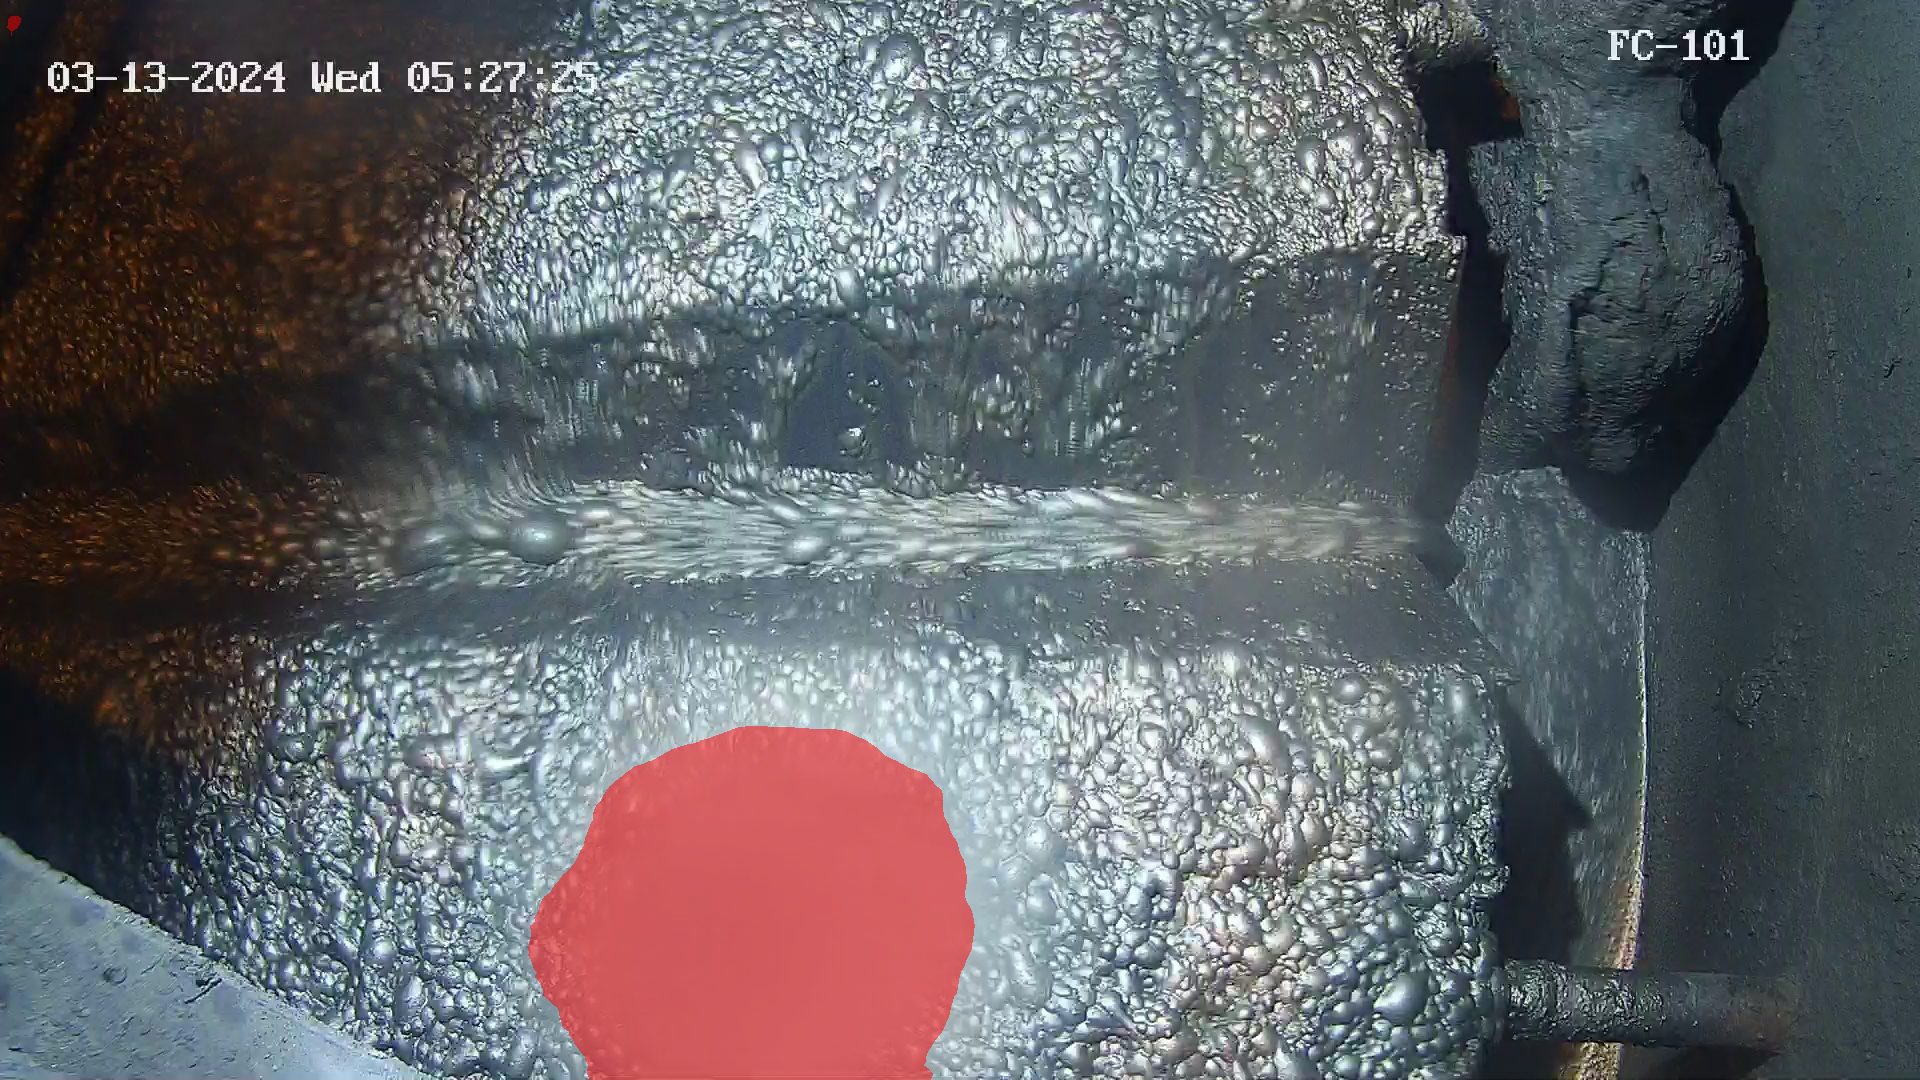

Python code for this plot:
import os
import sys
import cv2
import numpy as np
import time
import torch
import torch.nn as nn
from torchvision import transforms
import matplotlib.pyplot as plt

class DoubleConv(nn.Module):
    def __init__(self, in_channels, out_channels):
        super(DoubleConv, self).__init__()
        self.double_conv = nn.Sequential(
            nn.Conv2d(in_channels, out_channels, kernel_size=3, padding=1),
            nn.BatchNorm2d(out_channels),
            nn.ReLU(inplace=True),
            nn.Conv2d(out_channels, out_channels, kernel_size=3, padding=1),
            nn.BatchNorm2d(out_channels),
            nn.ReLU(inplace=True)
        )

    def forward(self, x):
        return self.double_conv(x)

class UNet(nn.Module):
    def __init__(self, n_channels, n_classes):
        super(UNet, self).__init__()
        self.inc = DoubleConv(n_channels, 32)
        self.down1 = nn.Sequential(nn.MaxPool2d(2), DoubleConv(32, 64))
        self.down2 = nn.Sequential(nn.MaxPool2d(2), DoubleConv(64, 128))
        self.down3 = nn.Sequential(nn.MaxPool2d(2), DoubleConv(128, 256))
        self.down4 = nn.Sequential(nn.MaxPool2d(2), DoubleConv(256, 512))
        self.up1 = nn.ConvTranspose2d(512, 256, kernel_size=2, stride=2)
        self.conv1 = DoubleConv(512, 256)
        self.up2 = nn.ConvTranspose2d(256, 128, kernel_size=2, stride=2)
        self.conv2 = DoubleConv(256, 128)
        self.up3 = nn.ConvTranspose2d(128, 64, kernel_size=2, stride=2)
        self.conv3 = DoubleConv(128, 64)
        self.up4 = nn.ConvTranspose2d(64, 32, kernel_size=2, stride=2)
        self.conv4 = DoubleConv(64, 32)
        self.outc = nn.Conv2d(32, n_classes, kernel_size=1)

    def forward(self, x):
        x1 = self.inc(x)
        x2 = self.down1(x1)
        x3 = self.down2(x2)
        x4 = self.down3(x3)
        x5 = self.down4(x4)
        x = self.up1(x5)
        x = torch.cat([x, x4], dim=1)
        x = self.conv1(x)
        x = self.up2(x)
        x = torch.cat([x, x3], dim=1)
        x = self.conv2(x)
        x = self.up3(x)
        x = torch.cat([x, x2], dim=1)
        x = self.conv3(x)
        x = self.up4(x)
        x = torch.cat([x, x1], dim=1)
        x = self.conv4(x)
        logits = self.outc(x)
        return logits

def local_binary_pattern_custom(image, P=8, R=1):
    lbp = np.zeros_like(image, dtype=np.uint8)
    neighbors = [
        (0, 1), (1, 1), (1, 0), (1, -1),
        (0, -1), (-1, -1), (-1, 0), (-1, 1)
    ]

    for i, (dy, dx) in enumerate(neighbors):
        shifted = np.roll(np.roll(image, dy, axis=0), dx, axis=1)
        lbp |= ((shifted >= image) << (P - 1 - i)).astype(np.uint8)

    return lbp


def extract_aberration_features(image):
    gray = cv2.cvtColor(image, cv2.COLOR_RGB2GRAY)

    laplacian = cv2.Laplacian(gray, cv2.CV_64F)
    laplacian = np.absolute(laplacian)
    laplacian = (laplacian - laplacian.min()) / (laplacian.max() - laplacian.min())

    sobelx = cv2.Sobel(gray, cv2.CV_64F, 1, 0)
    sobely = cv2.Sobel(gray, cv2.CV_64F, 0, 1)
    sobel = np.hypot(sobelx, sobely)
    sobel = (sobel - sobel.min()) / (sobel.max() - sobel.min())

    lbp = local_binary_pattern_custom(gray)
    lbp = (lbp - lbp.min()) / (lbp.max() - lbp.min())

    features = np.stack([laplacian, sobel, lbp], axis=-1)
    return features

def load_model(model_path, device):
    model = UNet(n_channels=6, n_classes=1)
    model.load_state_dict(torch.load(model_path, map_location=device))
    model.to(device)
    model.eval()
    return model

def preprocess_image(image_path):
    image = cv2.imread(image_path)
    if image is None:
        raise ValueError(f"Image at path {image_path} could not be loaded.")
    image_rgb = cv2.cvtColor(image, cv2.COLOR_BGR2RGB)

    features = extract_aberration_features(image_rgb)

    combined = np.concatenate([image_rgb, features], axis=-1)

    combined_resized = cv2.resize(combined, (256, 256))

    combined_tensor = torch.from_numpy(np.transpose(combined_resized, (2, 0, 1))).float().unsqueeze(0)
    return combined_tensor, image.shape[:2], image_rgb

def postprocess_mask(mask_tensor, original_size, gamma=1.0, focus_min=0.50, focus_max=1.0):
    mask = torch.sigmoid(mask_tensor) 
    mask = mask.squeeze().cpu().numpy()  

    mask = np.clip(mask, focus_min, focus_max)  
    mask = (mask - focus_min) / (focus_max - focus_min)  

    mask = np.power(mask, gamma)

    mask = (mask * 255).astype(np.uint8)

    mask_resized = cv2.resize(mask, (original_size[1], original_size[0]), interpolation=cv2.INTER_LINEAR)
    return mask_resized

def overlay_mask_on_image(image, mask, color=(255, 0, 0), alpha=0.5):
    """
    Overlays a semi-transparent mask on the image.

    Parameters:
    - image: Original RGB image as a NumPy array.
    - mask: Grayscale mask as a NumPy array.
    - color: Tuple representing the BGR color of the mask overlay.
    - alpha: Transparency factor.

    Returns:
    - Image with mask overlay.
    """
    mask_binary = cv2.threshold(mask, 127, 255, cv2.THRESH_BINARY)[1]

    colored_mask = np.zeros_like(image)
    colored_mask[:, :] = color  # e.g., red

    mask_bool = mask_binary.astype(bool)
    overlay = image.copy()
    overlay[mask_bool] = cv2.addWeighted(image, 1 - alpha, colored_mask, alpha, 0)[mask_bool]

    return overlay

def main():
    if len(sys.argv) != 2:
        print("Usage: python script.py <path_to_image>")
        sys.exit(1)

    image_path = sys.argv[1]
    model_path = "../models/BaDmodel_84.pth"  
    device = torch.device('cpu')

    if not os.path.exists(image_path):
        print(f"Image path {image_path} does not exist.")
        sys.exit(1)

    if not os.path.exists(model_path):
        print(f"Model path {model_path} does not exist.")
        sys.exit(1)

    print("Loading model...")
    model = load_model(model_path, device)
    print("Model loaded.")

    print(f"Preprocessing image {image_path}...")
    input_tensor, original_size, original_image = preprocess_image(image_path)
    input_tensor = input_tensor.to(device)
    print("Image preprocessed.")

    print("Running inference...")
    with torch.no_grad():
        output = model(input_tensor)
    print("Inference completed.")

    print("Postprocessing mask...")
    mask = postprocess_mask(output, original_size)
    print("Mask postprocessed.")

    print("Overlaying mask on image...")
    overlay_image = overlay_mask_on_image(original_image, mask, color=(255, 0, 0), alpha=0.5)
    print("Mask overlay completed.")

    original_display = cv2.cvtColor(original_image, cv2.COLOR_RGB2BGR)
    overlay_display = cv2.cvtColor(overlay_image, cv2.COLOR_RGB2BGR)

    plt.figure(figsize=(15, 10))

    plt.subplot(1, 3, 1)
    plt.title('Original Image')
    plt.imshow(original_image)
    plt.axis('off')

    plt.subplot(1, 3, 2)
    plt.title('Mask')
    plt.imshow(mask, cmap='gray')
    plt.axis('off')

    plt.subplot(1, 3, 3)
    plt.title('Overlay Image')
    plt.imshow(overlay_image)
    plt.axis('off')

    plt.tight_layout()
    plt.show()

    output_path = "vis.png"
    cv2.imwrite(output_path, cv2.cvtColor(overlay_image, cv2.COLOR_RGB2BGR))
    print(f"Overlay image saved to {output_path}")

if __name__ == "__main__":
    main()
